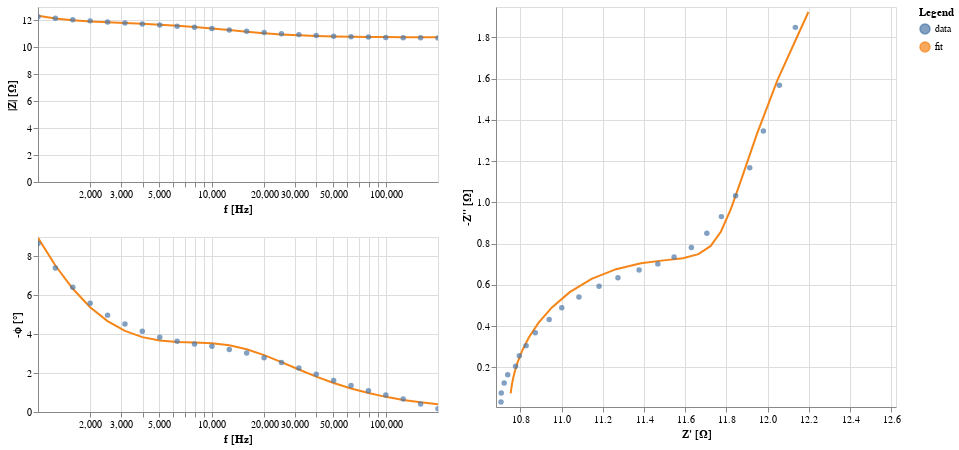

The cell this chart's notebook holds for it:
### Code cell
import matplotlib.pyplot as plt

circuit.plot(f_data=frequencies, Z_data=Z)
#circuit.plot(f_data=frequencies, Z_data=Z, kind='bode')
#circuit.plot(f_data=frequencies, Z_data=Z, kind='nyquist')

#plt.show()

### Figure 1 — Vega-Lite specification as saved in the notebook (floating-point values rounded to 4 significant figures)
{"config": {"view": {"continuousWidth": 300, "continuousHeight": 300}, "background": "#FFFFFF"}, "hconcat": [{"vconcat": [{"layer": [{"data": {"name": "data-f84b90003be338f6cfedcbf77b1409ca"}, "mark": {"type": "line"}, "encoding": {"color": {"field": "kind", "type": "nominal"}, "x": {"axis": {"title": "f [Hz]"}, "field": "f", "scale": {"nice": false, "type": "log"}, "type": "quantitative"}, "y": {"axis": {"title": "|Z| [Ω]"}, "field": "mag", "type": "quantitative"}}, "transform": [{"calculate": "sqrt(pow(datum.z_real,2) + pow(datum.z_imag,2))", "as": "mag"}, {"calculate": "-(180/PI)*atan(datum.z_imag/datum.z_real)", "as": "neg_phase"}]}, {"data": {"name": "data-2eca4555f2e46a9502e1ae1ae66a440b"}, "mark": {"type": "circle"}, "encoding": {"color": {"field": "kind", "type": "nominal"}, "size": {"condition": {"param": "param_25", "value": 80, "empty": false}, "value": 30}, "x": {"axis": {"title": "f [Hz]"}, "field": "f", "scale": {"nice": false, "type": "log"}, "type": "quantitative"}, "y": {"axis": {"title": "|Z| [Ω]"}, "field": "mag", "type": "quantitative"}}, "name": "view_25", "transform": [{"calculate": "sqrt(pow(datum.z_real,2) + pow(datum.z_imag,2))", "as": "mag"}, {"calculate": "-(180/PI)*atan(datum.z_imag/datum.z_real)", "as": "neg_phase"}]}], "height": 175.0, "width": 400}, {"layer": [{"data": {"name": "data-f84b90003be338f6cfedcbf77b1409ca"}, "mark": {"type": "line"}, "encoding": {"color": {"field": "kind", "type": "nominal"}, "x": {"axis": {"title": "f [Hz]"}, "field": "f", "scale": {"nice": false, "type": "log"}, "type": "quantitative"}, "y": {"axis": {"title": "-ϕ [°]"}, "field": "neg_phase", "type": "quantitative"}}, "transform": [{"calculate": "sqrt(pow(datum.z_real,2) + pow(datum.z_imag,2))", "as": "mag"}, {"calculate": "-(180/PI)*atan(datum.z_imag/datum.z_real)", "as": "neg_phase"}]}, {"data": {"name": "data-2eca4555f2e46a9502e1ae1ae66a440b"}, "mark": {"type": "circle"}, "encoding": {"color": {"field": "kind", "type": "nominal"}, "size": {"condition": {"param": "param_25", "value": 80, "empty": false}, "value": 30}, "x": {"axis": {"title": "f [Hz]"}, "field": "f", "scale": {"nice": false, "type": "log"}, "type": "quantitative"}, "y": {"axis": {"title": "-ϕ [°]"}, "field": "neg_phase", "type": "quantitative"}}, "name": "view_26", "transform": [{"calculate": "sqrt(pow(datum.z_real,2) + pow(datum.z_imag,2))", "as": "mag"}, {"calculate": "-(180/PI)*atan(datum.z_imag/datum.z_real)", "as": "neg_phase"}]}], "height": 175.0, "width": 400}]}, {"layer": [{"data": {"name": "data-f84b90003be338f6cfedcbf77b1409ca"}, "mark": {"type": "line"}, "encoding": {"color": {"field": "kind", "type": "nominal"}, "x": {"axis": {"title": "Z' [Ω]"}, "field": "z_real", "scale": {"domain": [10.71, 12.6], "nice": false, "padding": 5}, "type": "quantitative"}, "y": {"axis": {"title": "-Z'' [Ω]"}, "field": "neg_z_imag", "scale": {"domain": [0.03171, 1.923], "nice": false, "padding": 5}, "type": "quantitative"}}, "transform": [{"calculate": "-datum.z_imag", "as": "neg_z_imag"}]}, {"data": {"name": "data-2eca4555f2e46a9502e1ae1ae66a440b"}, "mark": {"type": "circle"}, "encoding": {"color": {"field": "kind", "legend": {"title": "Legend"}, "type": "nominal"}, "size": {"condition": {"param": "param_25", "value": 80, "empty": false}, "value": 30}, "x": {"axis": {"title": "Z' [Ω]"}, "field": "z_real", "scale": {"domain": [10.71, 12.6], "nice": false, "padding": 5}, "type": "quantitative"}, "y": {"axis": {"title": "-Z'' [Ω]"}, "field": "neg_z_imag", "scale": {"domain": [0.03171, 1.923], "nice": false, "padding": 5}, "type": "quantitative"}}, "name": "view_27", "transform": [{"calculate": "-datum.z_imag", "as": "neg_z_imag"}]}], "height": 400, "width": 400}], "params": [{"name": "param_25", "select": {"type": "point", "fields": ["f"], "nearest": true, "on": "mouseover"}, "views": ["view_25", "view_26", "view_27"]}, {"name": "param_27", "select": {"type": "interval", "encodings": ["x", "y"]}, "bind": "scales", "views": ["view_25", "view_26"]}, {"name": "param_26", "select": {"type": "interval", "encodings": ["x", "y"]}, "bind": "scales", "views": ["view_27"]}], "$schema": "https://vega.github.io/schema/vega-lite/v5.17.0.json", "datasets": {"data-f84b90003be338f6cfedcbf77b1409ca": [{"f": 1002.0, "z_real": 12.2, "z_imag": -1.923, "kind": "fit", "fmt": "-"}, {"f": 1260.0, "z_real": 12.05, "z_imag": -1.593, "kind": "fit", "fmt": "-"}, {"f": 1588.0, "z_real": 11.95, "z_imag": -1.326, "kind": "fit", "fmt": "-"}, {"f": 1998.0, "z_real": 11.87, "z_imag": -1.12, "kind": "fit", "fmt": "-"}, {"f": 2516.0, "z_real": 11.82, "z_imag": -0.9668, "kind": "fit", "fmt": "-"}, {"f": 3168.0, "z_real": 11.77, "z_imag": -0.8587, "kind": "fit", "fmt": "-"}, {"f": 3986.0, "z_real": 11.72, "z_imag": -0.7889, "kind": "fit", "fmt": "-"}, {"f": 5022.0, "z_real": 11.66, "z_imag": -0.7488, "kind": "fit", "fmt": "-"}, {"f": 6323.0, "z_real": 11.59, "z_imag": -0.7293, "kind": "fit", "fmt": "-"}, {"f": 7960.0, "z_real": 11.5, "z_imag": -0.7187, "kind": "fit", "fmt": "-"}, {"f": 10020.0, "z_real": 11.38, "z_imag": -0.7044, "kind": "fit", "fmt": "-"}, {"f": 12610.0, "z_real": 11.26, "z_imag": -0.6761, "kind": "fit", "fmt": "-"}, {"f": 15880.0, "z_real": 11.15, "z_imag": -0.6287, "kind": "fit", "fmt": "-"}, {"f": 20000.0, "z_real": 11.04, "z_imag": -0.5645, "kind": "fit", "fmt": "-"}, {"f": 25170.0, "z_real": 10.95, "z_imag": -0.4906, "kind": "fit", "fmt": "-"}, {"f": 31690.0, "z_real": 10.89, "z_imag": -0.4152, "kind": "fit", "fmt": "-"}, {"f": 39890.0, "z_real": 10.84, "z_imag": -0.3442, "kind": "fit", "fmt": "-"}, {"f": 50220.0, "z_real": 10.81, "z_imag": -0.2812, "kind": "fit", "fmt": "-"}, {"f": 63230.0, "z_real": 10.79, "z_imag": -0.2275, "kind": "fit", "fmt": "-"}, {"f": 79610.0, "z_real": 10.77, "z_imag": -0.1829, "kind": "fit", "fmt": "-"}, {"f": 100200.0, "z_real": 10.76, "z_imag": -0.1464, "kind": "fit", "fmt": "-"}, {"f": 126200.0, "z_real": 10.76, "z_imag": -0.1168, "kind": "fit", "fmt": "-"}, {"f": 158900.0, "z_real": 10.76, "z_imag": -0.09308, "kind": "fit", "fmt": "-"}, {"f": 200000.0, "z_real": 10.75, "z_imag": -0.07408, "kind": "fit", "fmt": "-"}], "data-2eca4555f2e46a9502e1ae1ae66a440b": [{"f": 1002.0, "z_real": 12.13, "z_imag": -1.849, "kind": "data", "fmt": "o"}, {"f": 1260.0, "z_real": 12.06, "z_imag": -1.568, "kind": "data", "fmt": "o"}, {"f": 1588.0, "z_real": 11.98, "z_imag": -1.346, "kind": "data", "fmt": "o"}, {"f": 1998.0, "z_real": 11.91, "z_imag": -1.168, "kind": "data", "fmt": "o"}, {"f": 2516.0, "z_real": 11.84, "z_imag": -1.032, "kind": "data", "fmt": "o"}, {"f": 3168.0, "z_real": 11.78, "z_imag": -0.931, "kind": "data", "fmt": "o"}, {"f": 3986.0, "z_real": 11.7, "z_imag": -0.8507, "kind": "data", "fmt": "o"}, {"f": 5022.0, "z_real": 11.63, "z_imag": -0.7814, "kind": "data", "fmt": "o"}, {"f": 6323.0, "z_real": 11.55, "z_imag": -0.7352, "kind": "data", "fmt": "o"}, {"f": 7960.0, "z_real": 11.47, "z_imag": -0.7017, "kind": "data", "fmt": "o"}, {"f": 10020.0, "z_real": 11.38, "z_imag": -0.6725, "kind": "data", "fmt": "o"}, {"f": 12610.0, "z_real": 11.27, "z_imag": -0.6342, "kind": "data", "fmt": "o"}, {"f": 15880.0, "z_real": 11.18, "z_imag": -0.5929, "kind": "data", "fmt": "o"}, {"f": 20000.0, "z_real": 11.08, "z_imag": -0.5413, "kind": "data", "fmt": "o"}, {"f": 25170.0, "z_real": 11.0, "z_imag": -0.4892, "kind": "data", "fmt": "o"}, {"f": 31690.0, "z_real": 10.94, "z_imag": -0.4322, "kind": "data", "fmt": "o"}, {"f": 39890.0, "z_real": 10.87, "z_imag": -0.3675, "kind": "data", "fmt": "o"}, {"f": 50220.0, "z_real": 10.83, "z_imag": -0.3052, "kind": "data", "fmt": "o"}, {"f": 63230.0, "z_real": 10.8, "z_imag": -0.2561, "kind": "data", "fmt": "o"}, {"f": 79610.0, "z_real": 10.78, "z_imag": -0.2048, "kind": "data", "fmt": "o"}, {"f": 100200.0, "z_real": 10.74, "z_imag": -0.1642, "kind": "data", "fmt": "o"}, {"f": 126200.0, "z_real": 10.72, "z_imag": -0.1241, "kind": "data", "fmt": "o"}, {"f": 158900.0, "z_real": 10.71, "z_imag": -0.07587, "kind": "data", "fmt": "o"}, {"f": 200000.0, "z_real": 10.71, "z_imag": -0.03171, "kind": "data", "fmt": "o"}]}}
